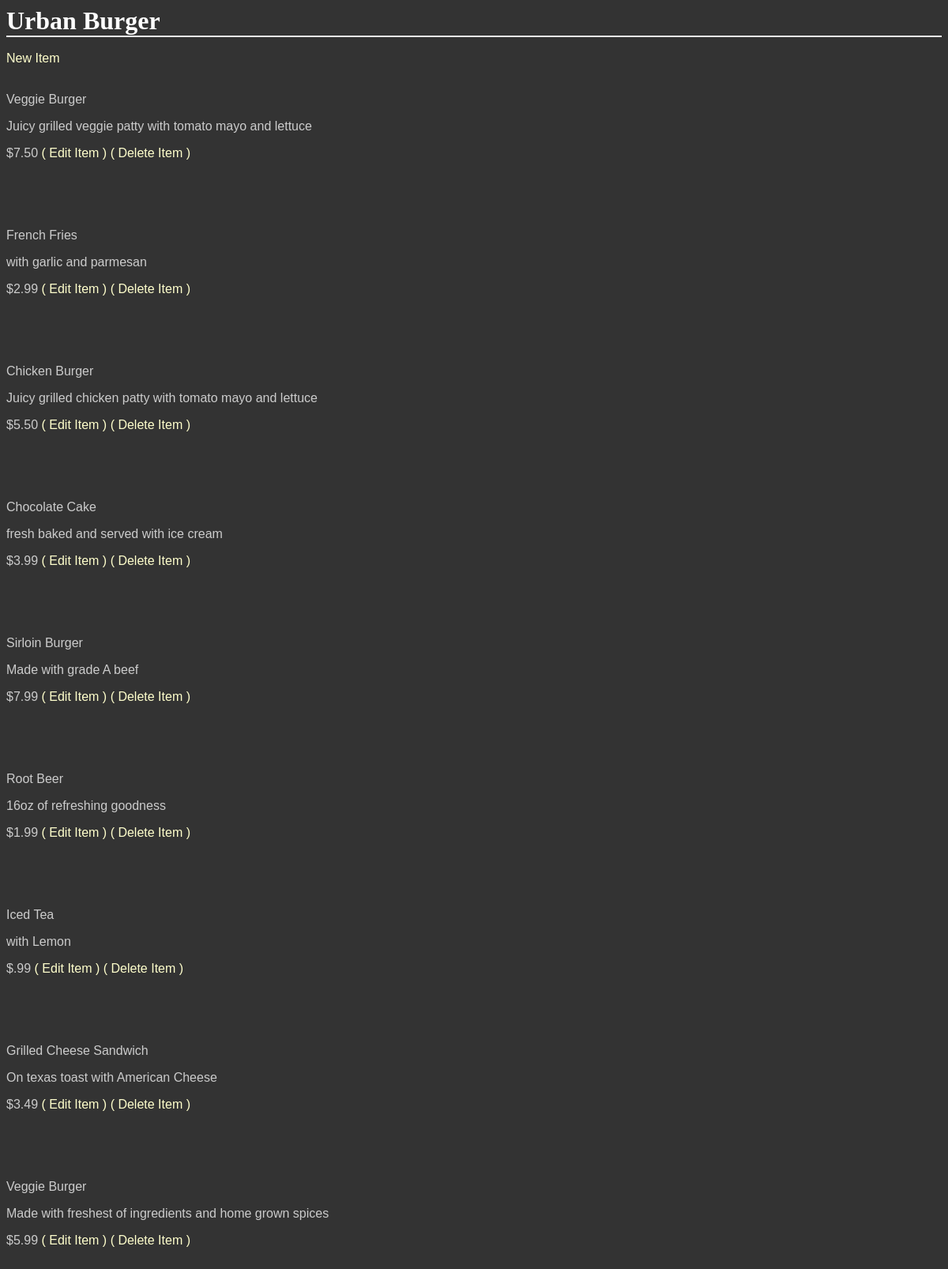
The app's page /GetShopItems/1/ with its own data.
### database_setup.py (models this page shows, shortened)
class Shop(Base):
    __tablename__ = 'shop'
    id = Column(Integer, primary_key=True)
    name = Column(String(250), nullable=False)
    owner = Column(String(50), nullable=False)
    profile_pic = Column(String(200))
    avatar_pic = Column(String(200))
    description = Column(String(250))
    cat_id = Column(Integer, ForeignKey('shop_category.id'))
    category = relationship(ShopCategory)

class Items(Base):
    __tablename__ = 'items'
    name = Column(String(80), nullable=False)
    id = Column(Integer, primary_key=True)
    short_description = Column(String(250))
    description = Column(String(500))
    quantity = Column(Integer, nullable=False)
    image = Column(String(20))
    price = Column(String(8))
    shop_id = Column(Integer, ForeignKey('shop.id'))
    shop = relationship(Shop, cascade="all, delete-orphan", single_parent=True)
    cat_id = Column(Integer, ForeignKey('sub_category.id'))
    SubCategory = relationship(SubCategory)

### project.py (the view)
@app.route('/GetShopItems/<int:shop_id>/')
def get_shop_items(shop_id):
    shop = session.query(Shop).filter_by(id=shop_id).one()
    items = session.query(Items).filter_by(shop_id=shop_id)
    return render_template('menu.html', shop=shop, items=items)

### templates/menu.html (shortened to what this page needs)
<html>
<head>
    <link rel="stylesheet" type="text/css" href="{{url_for('static', filename='style.css')}}">
</head>
<body>
<h1>
    {{ shop.name }}
</h1>
<br>
<a href="{{url_for('new_shop_item', shop_id=shop.id)}}">New Item</a>
{% for item in items %}
<br>
<br>
<p>{{ item.name }}</p>
<p>{{ item.description}}</p>
<p>{{ item.price }}
<a href="{{url_for('edit_shop_item', shop_id=shop.id, item_id=item.id)}}">( Edit Item )</a>
<a href="{{url_for('delete_shop_item', shop_id=shop.id, item_id=item.id)}}">( Delete Item )</a>
</p>
<br>
{% endfor %}
</body>
</html>

### static/style.css (style rules this page uses)
body { font-family: sans-serif; background-image: url('img3.jpg'); background-color: #333333 }
h1, h2, h3, h4 { color: #FFFFFF; }
h1, h2 { font-family: 'Georgia', serif; margin: 0; }
h1 { border-bottom: 2px solid #eee; }
p, dd, dt { color: #CCCCCC; }
a { text-decoration: none; color: #FFFFCC; }

### records on screen
Shop: name "Urban Burger"
Items: name "Veggie Burger", description "Juicy grilled veggie patty with tomato mayo and lettuce", price "$7.50"
Items: name "French Fries", description "with garlic and parmesan", price "$2.99"
Items: name "Chicken Burger", description "Juicy grilled chicken patty with tomato mayo and lettuce", price "$5.50"
Items: name "Chocolate Cake", description "fresh baked and served with ice cream", price "$3.99"
Items: name "Sirloin Burger", description "Made with grade A beef", price "$7.99"
Items: name "Root Beer", description "16oz of refreshing goodness", price "$1.99"
Items: name "Iced Tea", description "with Lemon", price "$.99"
Items: name "Grilled Cheese Sandwich", description "On texas toast with American Cheese", price "$3.49"
Items: name "Veggie Burger", description "Made with freshest of ingredients and home grown spices", price "$5.99"
